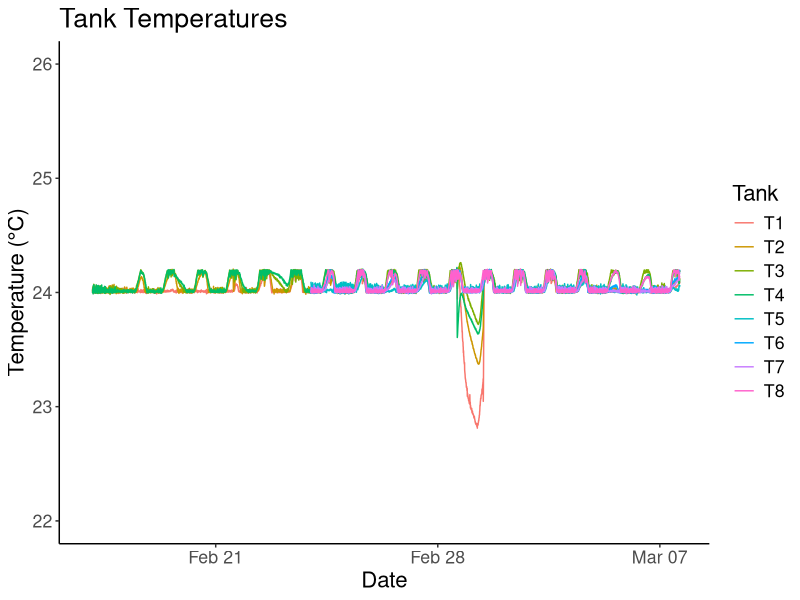
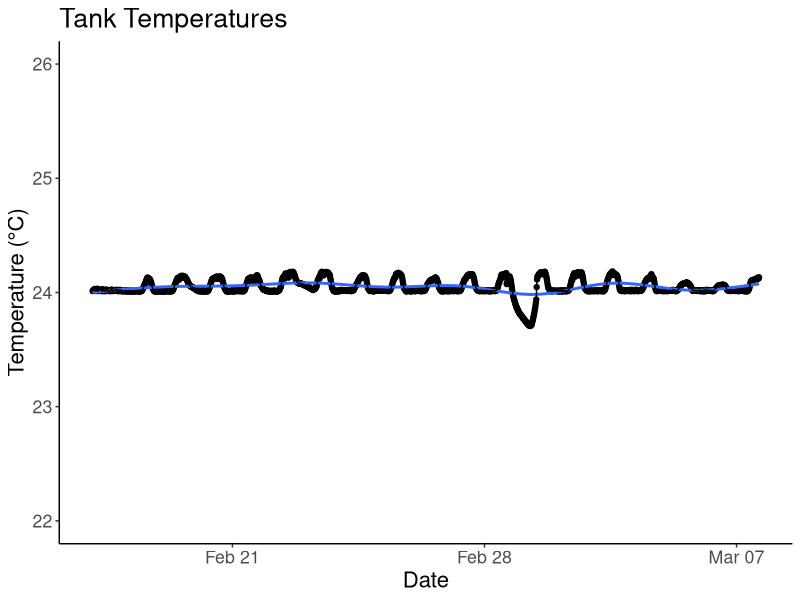
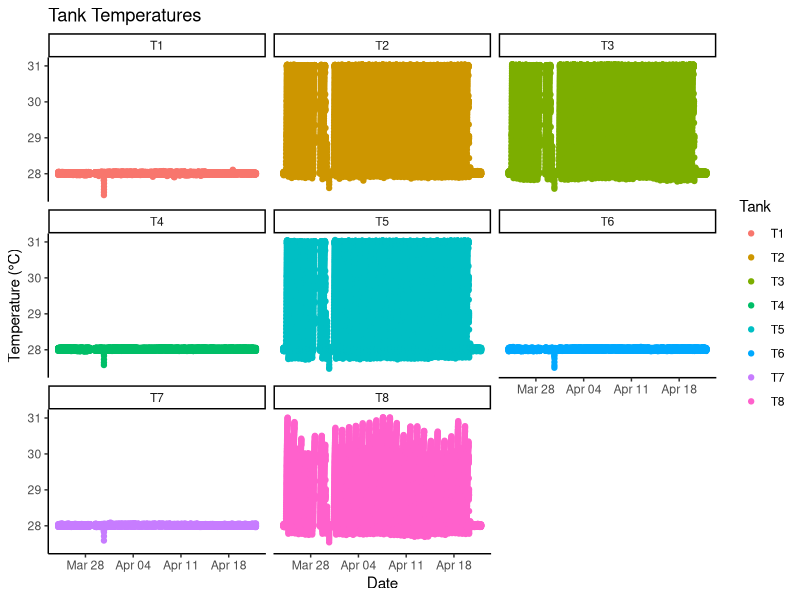
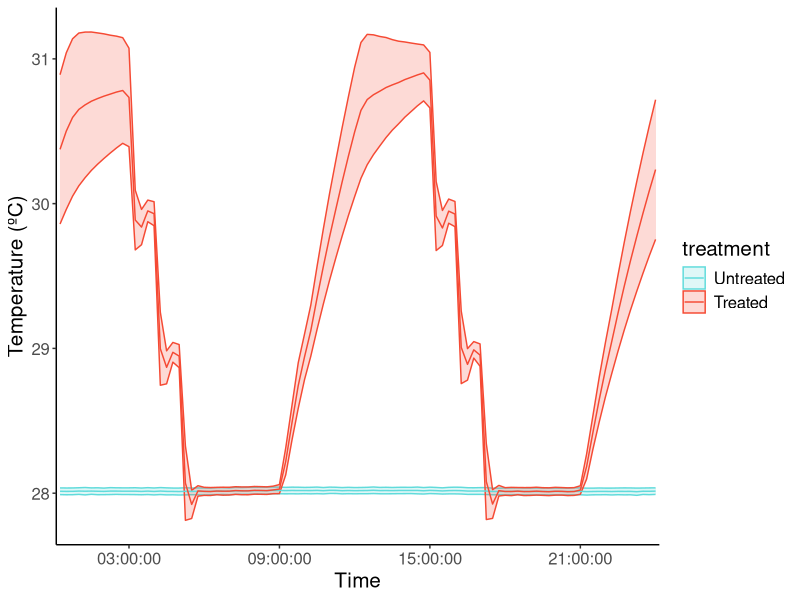
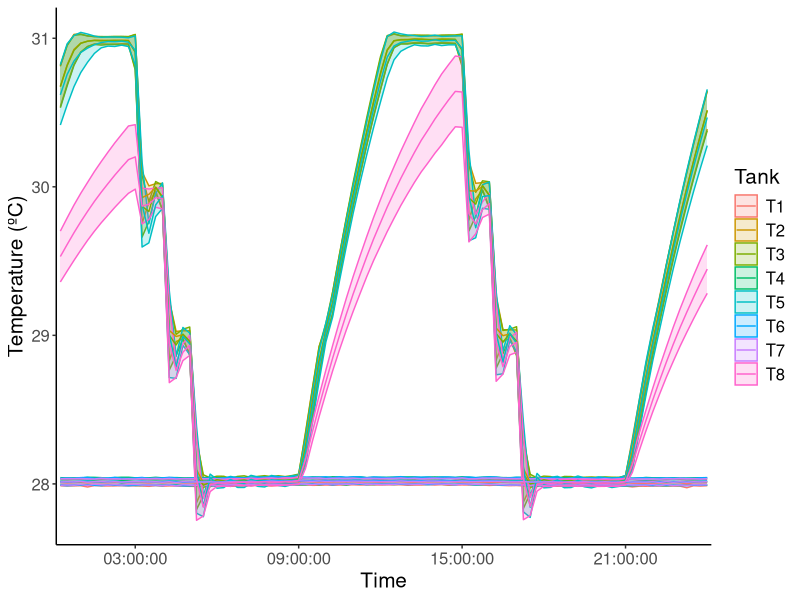
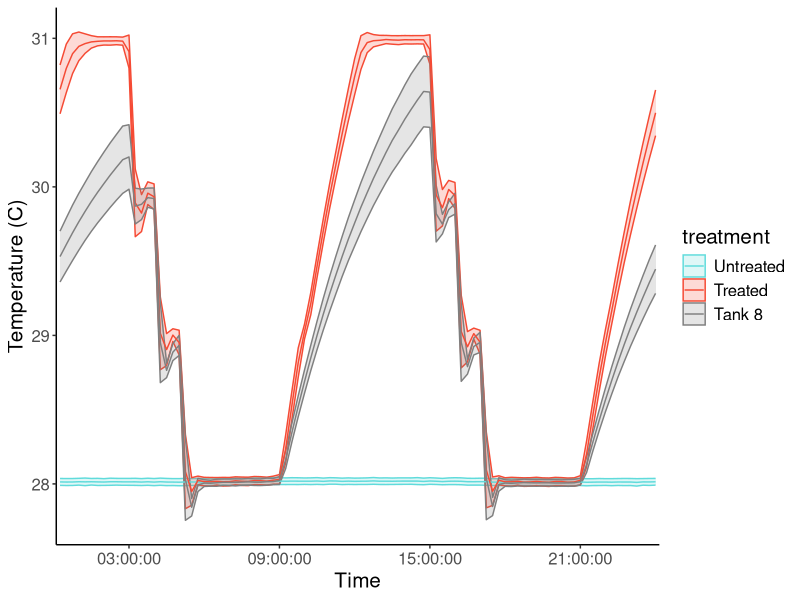
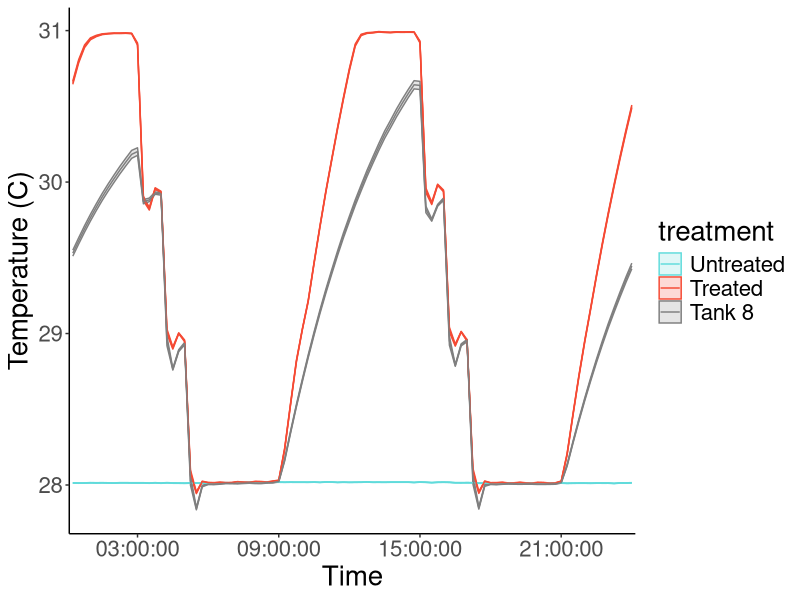
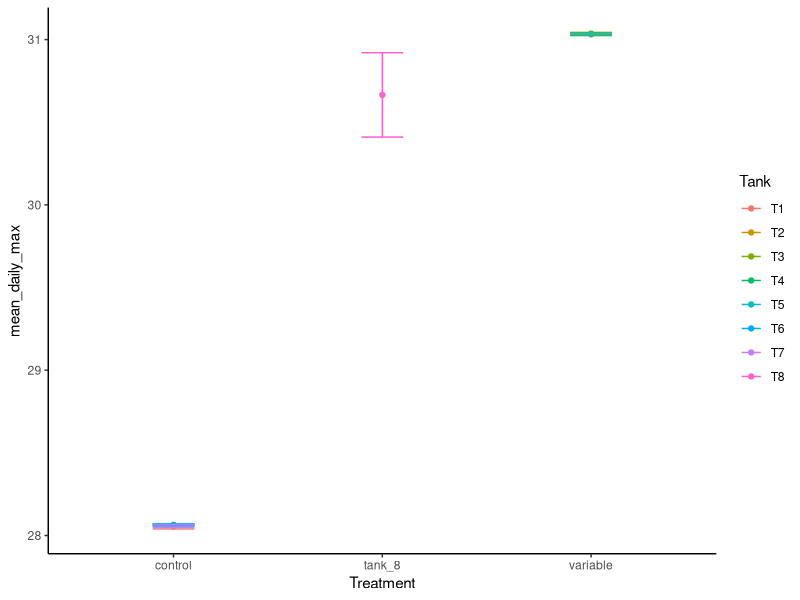

These figures' R source, in order: (Note: this script raises an error after producing the figures.)
## ---- chunk 1
library(tidyverse)
library(plotrix) #for standard error function
library(cowplot)

feb4<- readxl::read_xlsx("Data from LabVIEW/20220204_TemperatureData edited.xlsx", col_types = c("date", "numeric", "numeric", 
        "numeric", "numeric", "numeric", 
        "numeric", "numeric", "numeric", 
        "numeric", "numeric", "numeric", 
        "numeric", "numeric", "numeric", 
        "numeric", "numeric"))
feb23 <- readxl::read_xlsx("Data from LabVIEW/20220223_TemperatureData edited.xlsx")
march7 <- readxl::read_xlsx("Data from LabVIEW/20220307_TemperatureData - Copy.xlsx")
march29 <- readxl::read_xlsx("Data from LabVIEW/20220329_TemperatureData.xlsx")
april15 <- readxl::read_xlsx("Data from LabVIEW/20220415_TemperatureData.xlsx")

april25 <- readxl::read_xlsx("Data from LabVIEW/20220425_TemperatureData (1).xlsx") #had to convert to csv because dates weren't reading in correctly

CBASS <- readxl::read_xlsx("Data from LabVIEW/CBASS_labview.xlsx")

may11 <- readxl::read_xlsx("Data from LabVIEW/20220511_TemperatureData.xlsx")
may20 <- readxl::read_xlsx("Data from LabVIEW/20220520_TemperatureData.xlsx")
june10 <- readxl::read_xlsx("Data from LabVIEW/20220610_TemperatureData - Copy.xlsx")
june24 <- readxl::read_xlsx("Data from LabVIEW/20220624_TemperatureData (1).xlsx")
july6 <- readxl::read_xlsx("Data from LabVIEW/20220706_TemperatureData.xlsx", 
    col_types = c("date", "numeric", "numeric", 
        "numeric", "numeric", "numeric", 
        "numeric", "numeric", "numeric", 
        "numeric", "numeric", "numeric", 
        "numeric", "numeric", "numeric", 
        "numeric", "numeric"))
july8 <- readxl::read_xlsx("Data from LabVIEW/20220708_TemperatureData edited.xlsx")
july20 <- read_csv("Data from LabVIEW/20220720_TemperatureData.csv") #had to convert to csv because dates weren't reading in correctly
  july20$Time <- lubridate::mdy_hms(july20$Time)
## ---- chunk 2
acclimation <- bind_rows(feb4, feb23) 
temptreatment<- bind_rows(march7, march29, april15) #treatment started march 24 and ended april 20
temptreatment %>% filter(Time >= as.Date("2022-03-24") & Time <= as.Date("2022-04-22")) -> temptreatment
#filter out one anomalous data point
  temptreatment %>% 
    filter(T1<23) 
# Set the specific data point to NA
temptreatment[temptreatment$T1 < 22.5, "T1"]= NA
  temptreatment %>% 
    filter(T1<23) #its gone now

CBASS #april 22
recovery <- bind_rows(april15, april25, may11, may20, june10) #recovery started april 23 and ended june 21
  recovery %>% filter(Time >= as.Date("2022-04-23") & Time <= as.Date("2022-06-22")) -> recovery
heatstressassay <- bind_rows(june10, june24, july6, july8, july20) #ramp up started june 21
## ---- chunk 3
#tanks 1-4 had Pclivosa in them since Feb 4, so they were maintained at 24 C. Tanks 5-8 didn't get Acer until Feb 24, so that's why their temps fluctuate before then.
#need to remove tank temps for tanks 5-8 for dates before feb 24 and before feb 17 for tanks 1-4
#ended up doing this manually in Excel

acclimation %>% 
  filter(Time >= as.Date("2022-02-17")) %>% 
  dplyr::select(Time:T8) %>% 
  pivot_longer(T1:T8, names_to="Tank", values_to ="Temp") %>% 
  ggplot(data = .,
       aes(x = Time, y = Temp, color = Tank)) +
  geom_line() + 
  theme_classic() +
  labs(title = "Tank Temperatures",
       y = "Temperature (°C)",
       x = "Date") +
  scale_y_continuous(limits = c(22, 26)) +
  theme(text = element_text(size = 16)) #all font sizes
## ---- chunk 4
#need to clean up this graph,summarize all the tanks together
acclimation$Time <- lubridate::round_date(acclimation$Time, unit = "15 min")

acclimation %>% 
  filter(Time >= as.Date("2022-02-17")) %>% 
  dplyr::select(Time:T8) %>% 
  pivot_longer(T1:T8, names_to="Tank", values_to ="Temp") %>% 
  drop_na(Temp) %>% 
  dplyr::group_by(Time) %>% 
  dplyr::summarise(avg_temp = mean(Temp), se = std.error(Temp)) %>% 
  ggplot(., aes(x=Time, y=avg_temp)) + 
  geom_point() +
  geom_smooth() +
  theme_classic() +
   geom_line() +
  labs(title = "Tank Temperatures",
       y = "Temperature (°C)",
       x = "Date") +
  scale_y_continuous(limits = c(22, 26)) +
  theme(text = element_text(size = 16)) #all font sizes
## ---- chunk 5
#all tanks separated
temptreatment %>% 
  dplyr::select(Time:T8) %>% 
  pivot_longer(T1:T8, names_to="Tank", values_to ="Temp") %>% 
  ggplot(data = .,
       aes(x = Time, y = Temp, color = Tank)) +
  geom_point() + 
  theme_classic() +
  facet_wrap(~Tank) +
  labs(title = "Tank Temperatures",
       y = "Temperature (°C)",
       x = "Date")
#ggsave("temptreatment_28d.pdf", width = 10, height = 6)
## ---- chunk 6
#summary figure of average tank temp during 24-hr period over the 28 days
temptreatment$Time <- lubridate::round_date(temptreatment$Time, unit = "15 min")
temptreatment %>% drop_na() -> temptreatment

temptreatment %>% 
  filter(Time >= "2022-03-24 09:00:00") %>% 
  filter(Time <= "2022-04-20 09:00:00") %>% 
    #remove tissue sampling time points because during those times, you modified the tank temps to all hold at  28 C
  filter(!Time >= "2022-03-30 09:00:00" | !Time <= "2022-03-31 09:00:00") %>% 
  dplyr::select(Time:T8) %>% 
  pivot_longer(T1:T8, names_to="Tank", values_to ="Temp") %>% 
  tidyr::separate(Time, c("Date", "Time"), sep = "\\ ") %>% 
  mutate(treatment = case_when(Tank == "T1" ~ "control",
                               Tank == "T2" ~ "variable",
                               Tank == "T3" ~ "variable",
                               Tank == "T4" ~ "control",
                               Tank == "T5" ~ "variable", 
                               Tank == "T6" ~ "control",
                               Tank == "T7" ~ "control",
                               Tank == "T8" ~ "variable")) %>% 
  dplyr::group_by(Time, treatment) %>% 
  dplyr::summarise(avg_temp = mean(Temp), sd = sd(Temp)) %>% 
  ggplot(., aes(x=Time, y=avg_temp, color = treatment)) + 
  theme_classic() +
  geom_ribbon(aes(fill=treatment, group = treatment, ymin = avg_temp - sd, ymax = avg_temp + sd), alpha = 0.2) +
   geom_line(aes(group = treatment)) +
  scale_x_discrete(breaks = c("03:00:00", "09:00:00", "15:00:00", "21:00:00")) +
  labs(y="Temperature (ºC)") +
  scale_color_manual(labels=c("Untreated", "Treated"), values = c( "#60DBDB", "#F54A34"))+
  scale_fill_manual(labels=c("Untreated", "Treated"), values = c( "#60DBDB", "#F54A34")) +
  theme(text = element_text(size = 15)) 
#ggsave("summarytemptreatment_stdeviation.pdf", width = 10, height = 6)
## ---- chunk 7
temptreatment %>% 
  filter(Time >= "2022-03-24 09:00:00") %>% 
  filter(Time <= "2022-04-20 09:00:00") %>% 
    #remove tissue sampling time points because during those times, you modified the tank temps to all hold at  28 C
  filter(!Time >= "2022-03-30 09:00:00" | !Time <= "2022-03-31 09:00:00") %>% 
  dplyr::select(Time:T8) %>% 
  pivot_longer(T1:T8, names_to="Tank", values_to ="Temp") %>% 
  tidyr::separate(Time, c("Date", "Time"), sep = "\\ ") %>% 
  # mutate(treatment = case_when(Tank == "T1" ~ "control",
  #                              Tank == "T2" ~ "variable",
  #                              Tank == "T3" ~ "variable",
  #                              Tank == "T4" ~ "control",
  #                              Tank == "T5" ~ "variable", 
  #                              Tank == "T6" ~ "control",
  #                              Tank == "T7" ~ "control",
  #                              Tank == "T8" ~ "variable")) %>% 
  dplyr::group_by(Time, Tank) %>% 
  dplyr::summarise(avg_temp = mean(Temp), sd = sd(Temp)) %>% 
  ggplot(., aes(x=Time, y=avg_temp, color = Tank)) + 
  theme_classic() +
  geom_ribbon(aes(fill=Tank, group = Tank, ymin = avg_temp - sd, ymax = avg_temp + sd), alpha = 0.2) +
   geom_line(aes(group = Tank)) +
  scale_x_discrete(breaks = c("03:00:00", "09:00:00", "15:00:00", "21:00:00")) +
  labs(y="Temperature (ºC)") +
 # scale_color_manual(labels=c("Control", "Variable"), values = c( "#60DBDB", "#F54A34"))+
 # scale_fill_manual(labels=c("Control", "Variable"), values = c( "#60DBDB", "#F54A34")) +
  theme(text = element_text(size = 15)) 
#ggsave("summarytemptreatment_alltanks_sd.pdf", width = 10, height = 6)
## ---- chunk 8
temptreatment %>% 
  filter(Time >= "2022-03-24 09:00:00") %>% 
  filter(Time <= "2022-04-20 09:00:00") %>% 
    #remove tissue sampling time points because during those times, you modified the tank temps to all hold at  28 C
  filter(!Time >= "2022-03-30 09:00:00" | !Time <= "2022-03-31 09:00:00") %>% 
  dplyr::select(Time:T8) %>% 
  pivot_longer(T1:T8, names_to="Tank", values_to ="Temp") %>% 
  tidyr::separate(Time, c("Date", "Time"), sep = "\\ ") %>% 
  mutate(treatment = case_when(Tank == "T1" ~ "control",
                               Tank == "T2" ~ "variable",
                               Tank == "T3" ~ "variable",
                               Tank == "T4" ~ "control",
                               Tank == "T5" ~ "variable",
                               Tank == "T6" ~ "control",
                               Tank == "T7" ~ "control")) %>%
  dplyr::group_by(Time, treatment) %>% 
  dplyr::summarise(avg_temp = mean(Temp), sd = sd(Temp)) %>% 
  ggplot(., aes(x=Time, y=avg_temp, color = treatment)) + 
  theme_classic() +
  geom_ribbon(aes(fill=treatment, group = treatment, ymin = avg_temp - sd, ymax = avg_temp + sd), alpha = 0.2) +
   geom_line(aes(group = treatment)) +
  scale_x_discrete(breaks = c("03:00:00", "09:00:00", "15:00:00", "21:00:00")) +
  labs(y="Temperature (C)") +
  scale_color_manual(labels=c("Untreated", "Treated", "Tank 8"), values = c( "#60DBDB", "#F54A34", "grey"))+
  scale_fill_manual(labels=c("Untreated", "Treated", "Tank 8"), values = c( "#60DBDB", "#F54A34", "grey")) +
  theme(text = element_text(size = 15)) 
#ggsave("summarytemptreatment_tank8separate_sd.pdf", width = 10, height = 6)
## ---- chunk 9
#with standard error instead of standard deviation

temptreatment %>% 
  filter(Time >= "2022-03-24 09:00:00") %>% 
  filter(Time <= "2022-04-20 09:00:00") %>% 
    #remove tissue sampling time points because during those times, you modified the tank temps to all hold at  28 C
  filter(!Time >= "2022-03-30 09:00:00" | !Time <= "2022-03-31 09:00:00") %>% 
  dplyr::select(Time:T8) %>% 
  pivot_longer(T1:T8, names_to="Tank", values_to ="Temp") %>% 
  tidyr::separate(Time, c("Date", "Time"), sep = "\\ ") %>% 
  mutate(treatment = case_when(Tank == "T1" ~ "control",
                               Tank == "T2" ~ "variable",
                               Tank == "T3" ~ "variable",
                               Tank == "T4" ~ "control",
                               Tank == "T5" ~ "variable", 
                               Tank == "T6" ~ "control",
                               Tank == "T7" ~ "control")) %>% 
  dplyr::group_by(Time, treatment) %>% 
  dplyr::summarise(avg_temp = mean(Temp), se = std.error(Temp)) %>% 
  ggplot(., aes(x=Time, y=avg_temp, color = treatment)) + 
  theme_classic() +
  geom_ribbon(aes(fill=treatment, group = treatment, ymin = avg_temp - se, ymax = avg_temp + se), alpha = 0.2) +
   geom_line(aes(group = treatment)) +
  scale_x_discrete(breaks = c("03:00:00", "09:00:00", "15:00:00", "21:00:00")) +
  labs(y="Temperature (C)") +
  scale_color_manual(labels=c("Untreated", "Treated", "Tank 8"), values = c( "#60DBDB", "#F54A34", "grey"))+
  scale_fill_manual(labels=c("Untreated", "Treated", "Tank 8"), values = c( "#60DBDB", "#F54A34", "grey")) +
  theme(text = element_text(size = 20)) 
#ggsave("summarytemptreatment_tank8separate_stderr.pdf", width = 10, height = 6)
## ---- chunk 10
temptreatment %>% 
  filter(Time >= "2022-03-24 09:00:00") %>% 
  filter(Time <= "2022-04-20 09:00:00") %>% 
    #remove tissue sampling time points because during those times, you modified the tank temps to all hold at  28 C
  filter(!Time >= "2022-03-30 09:00:00" | !Time <= "2022-03-31 09:00:00") %>% 
  dplyr::select(Time:T8) %>% 
  pivot_longer(T1:T8, names_to="Tank", values_to ="Temp") %>% 
  tidyr::separate(Time, c("Date", "Time"), sep = "\\ ") %>% 
  mutate(Treatment = case_when(Tank == "T1" ~ "control",
                               Tank == "T2" ~ "variable",
                               Tank == "T3" ~ "variable",
                               Tank == "T4" ~ "control",
                               Tank == "T5" ~ "variable", 
                               Tank == "T6" ~ "control",
                               Tank == "T7" ~ "control",
                               Tank == "T8" ~ "tank_8")) %>% 
  mutate(Species = case_when(Tank == "T1" ~ "Pclivosa",
                             Tank == "T2" ~ "Pclivosa",
                               Tank == "T3" ~ "Pclivosa",
                               Tank == "T4" ~ "Pclivosa",
                               Tank == "T5" ~ "Acervicornis", 
                               Tank == "T6" ~ "Acervicornis",
                               Tank == "T7" ~ "Acervicornis",
                               Tank == "T8" ~ "Acervicornis")) %>% 
  group_by(Tank, Date, Treatment, Species) %>% 
  summarise(daily_max = max(Temp), daily_min = min(Temp), daily_range = (max(Temp)-min(Temp))) %>% 
  ungroup() %>% 
  group_by(Tank, Treatment, Species) %>% 
  summarise(mean_daily_max=mean(daily_max),sd_daily_max=sd(daily_max), mean_daily_min=mean(daily_min),sd_daily_min=sd(daily_min),mean_daily_range=mean(daily_max - daily_min), sd_daily_range=sd(daily_max - daily_min)) -> meanmaxminrange_summarytable

meanmaxminrange_summarytable %>% 
  group_by(Treatment) %>% summarise(mean_max=mean(mean_daily_max),sd_max=sd(mean_daily_max), mean_min=mean(mean_daily_min),sd_min=sd(mean_daily_min),mean_range=mean(mean_daily_max - mean_daily_min), sd_daily_range=sd(mean_daily_max - mean_daily_min))

ggplot(meanmaxminrange_summarytable, aes(x=Treatment, y=mean_daily_max, color=Tank)) +
  geom_point() +
  geom_errorbar(aes(ymin = mean_daily_max - sd_daily_max, ymax = mean_daily_max + sd_daily_max), width = 0.2) +
  theme_classic()

ggplot(meanmaxminrange_summarytable, aes(x=Treatment, y=mean_daily_min, color=Tank)) +
  geom_point() +
  geom_errorbar(aes(ymin = mean_daily_min - sd_daily_min, ymax = mean_daily_min + sd_daily_min), width = 0.2) +
  theme_classic()

ggplot(meanmaxminrange_summarytable, aes(x=Treatment, y=mean_daily_range, color=Tank)) +
  geom_point() +
  geom_errorbar(aes(ymin = mean_daily_range - sd_daily_range, ymax = mean_daily_range + sd_daily_range), width = 0.2) +
  theme_classic()
## ---- chunk 11
p1=temptreatment %>% 
  filter(Time >= "2022-03-24 09:00:00") %>% 
  filter(Time <= "2022-04-20 09:00:00") %>% 
    #remove tissue sampling time points because during those times, you modified the tank temps to all hold at  28 C
  filter(!Time >= "2022-03-30 09:00:00" | !Time <= "2022-03-31 09:00:00") %>% 
  dplyr::select(Time:T8) %>% 
  pivot_longer(T1:T8, names_to="Tank", values_to ="Temp") %>% 
  tidyr::separate(Time, c("Date", "Time"), sep = "\\ ") %>% 
  mutate(Treatment = case_when(Tank == "T1" ~ "Untreated",
                               Tank == "T2" ~ "Treated",
                               Tank == "T3" ~ "Treated",
                               Tank == "T4" ~ "Untreated",
                               Tank == "T5" ~ "Treated", 
                               Tank == "T6" ~ "Untreated",
                               Tank == "T7" ~ "Untreated",
                               Tank == "T8" ~ "Tank 8")) %>% 
  mutate(Species = case_when(Tank == "T1" ~ "Pclivosa",
                             Tank == "T2" ~ "Pclivosa",
                               Tank == "T3" ~ "Pclivosa",
                               Tank == "T4" ~ "Pclivosa",
                               Tank == "T5" ~ "Acervicornis", 
                               Tank == "T6" ~ "Acervicornis",
                               Tank == "T7" ~ "Acervicornis",
                               Tank == "T8" ~ "Acervicornis")) %>% 
  group_by(Tank, Date, Treatment, Species) %>% 
  summarise(daily_max = max(Temp), daily_min = min(Temp), daily_range = (max(Temp)-min(Temp))) %>% 
  ggplot(., aes(x=Treatment, y=daily_max, color=Tank)) +
  geom_boxplot() + 
  theme_classic() +
  labs(y="Daily Maximum Temperature (ºC)") + 
  theme(legend.position = "none") +
  theme(text = element_text(size = 15)) 

p2=temptreatment %>% 
  filter(Time >= "2022-03-24 09:00:00") %>% 
  filter(Time <= "2022-04-20 09:00:00") %>% 
    #remove tissue sampling time points because during those times, you modified the tank temps to all hold at  28 C
  filter(!Time >= "2022-03-30 09:00:00" | !Time <= "2022-03-31 09:00:00") %>% 
  dplyr::select(Time:T8) %>% 
  pivot_longer(T1:T8, names_to="Tank", values_to ="Temp") %>% 
  tidyr::separate(Time, c("Date", "Time"), sep = "\\ ") %>% 
  mutate(Treatment = case_when(Tank == "T1" ~ "Untreated",
                               Tank == "T2" ~ "Treated",
                               Tank == "T3" ~ "Treated",
                               Tank == "T4" ~ "Untreated",
                               Tank == "T5" ~ "Treated", 
                               Tank == "T6" ~ "Untreated",
                               Tank == "T7" ~ "Untreated",
                               Tank == "T8" ~ "Tank 8")) %>% 
  mutate(Species = case_when(Tank == "T1" ~ "Pclivosa",
                             Tank == "T2" ~ "Pclivosa",
                               Tank == "T3" ~ "Pclivosa",
                               Tank == "T4" ~ "Pclivosa",
                               Tank == "T5" ~ "Acervicornis", 
                               Tank == "T6" ~ "Acervicornis",
                               Tank == "T7" ~ "Acervicornis",
                               Tank == "T8" ~ "Acervicornis")) %>% 
  group_by(Tank, Date, Treatment, Species) %>% 
  summarise(daily_max = max(Temp), daily_min = min(Temp), daily_range = (max(Temp)-min(Temp))) %>% 
  ggplot(., aes(x=Treatment, y=daily_min, color=Tank)) +
  geom_boxplot() + 
  theme_classic() +
  labs(y="Daily Minimum Temperature (ºC)") + 
  ylim(27,28.5) + 
  theme(legend.position = "none") +
  theme(text = element_text(size = 15)) 

p3=temptreatment %>% 
  filter(Time >= "2022-03-24 09:00:00") %>% 
  filter(Time <= "2022-04-20 09:00:00") %>% 
    #remove tissue sampling time points because during those times, you modified the tank temps to all hold at  28 C
  filter(!Time >= "2022-03-30 09:00:00" | !Time <= "2022-03-31 09:00:00") %>% 
  dplyr::select(Time:T8) %>% 
  pivot_longer(T1:T8, names_to="Tank", values_to ="Temp") %>% 
  tidyr::separate(Time, c("Date", "Time"), sep = "\\ ") %>% 
  mutate(Treatment = case_when(Tank == "T1" ~ "Untreated",
                               Tank == "T2" ~ "Treated",
                               Tank == "T3" ~ "Treated",
                               Tank == "T4" ~ "Untreated",
                               Tank == "T5" ~ "Treated", 
                               Tank == "T6" ~ "Untreated",
                               Tank == "T7" ~ "Untreated",
                               Tank == "T8" ~ "Tank 8")) %>% 
  mutate(Species = case_when(Tank == "T1" ~ "Pclivosa",
                             Tank == "T2" ~ "Pclivosa",
                               Tank == "T3" ~ "Pclivosa",
                               Tank == "T4" ~ "Pclivosa",
                               Tank == "T5" ~ "Acervicornis", 
                               Tank == "T6" ~ "Acervicornis",
                               Tank == "T7" ~ "Acervicornis",
                               Tank == "T8" ~ "Acervicornis")) %>% 
  group_by(Tank, Date, Treatment, Species) %>% 
  summarise(daily_max = max(Temp), daily_min = min(Temp), daily_range = (max(Temp)-min(Temp))) %>% 
  ggplot(., aes(x=Treatment, y=daily_range, color=Tank)) +
  geom_boxplot() + 
  theme_classic() +
  labs(y="Daily Range of Temperature (ºC)") +
  theme(text = element_text(size = 15)) 

plot_grid(p1, p2, p3, nrow = 1, align = 'v', rel_widths = c(1, 1, 1))
#ggsave("combined_maxminrange.pdf", width = 15, height = 5)
## ---- chunk 12
maxminrange_summarytable <- temptreatment %>% 
  filter(Time >= "2022-03-24 09:00:00") %>% 
  filter(Time <= "2022-04-20 09:00:00") %>% 
    #remove tissue sampling time points because during those times, you modified the tank temps to all hold at  28 C
  filter(!Time >= "2022-03-30 09:00:00" | !Time <= "2022-03-31 09:00:00") %>% 
  dplyr::select(Time:T8) %>% 
  pivot_longer(T1:T8, names_to="Tank", values_to ="Temp") %>% 
  tidyr::separate(Time, c("Date", "Time"), sep = "\\ ") %>% 
  mutate(Treatment = case_when(Tank == "T1" ~ "control",
                               Tank == "T2" ~ "variable",
                               Tank == "T3" ~ "variable",
                               Tank == "T4" ~ "control",
                               Tank == "T5" ~ "variable", 
                               Tank == "T6" ~ "control",
                               Tank == "T7" ~ "control",
                               Tank == "T8" ~ "tank_8")) %>% 
  mutate(Species = case_when(Tank == "T1" ~ "Pclivosa",
                             Tank == "T2" ~ "Pclivosa",
                               Tank == "T3" ~ "Pclivosa",
                               Tank == "T4" ~ "Pclivosa",
                               Tank == "T5" ~ "Acervicornis", 
                               Tank == "T6" ~ "Acervicornis",
                               Tank == "T7" ~ "Acervicornis",
                               Tank == "T8" ~ "Acervicornis")) %>% 
  group_by(Tank, Date, Treatment, Species) %>% 
  summarise(daily_max = max(Temp), daily_min = min(Temp), daily_range = (max(Temp)-min(Temp))) %>% 
  ungroup()

str(maxminrange_summarytable)

maxminrange_summarytable <- maxminrange_summarytable %>% 
  mutate(across(c(Tank,Date,Treatment,Species), as.factor))
## ---- chunk 13
maxminrange_summarytable %>% 
  aov(daily_max ~ Tank, data = .) -> model1

summary(model1)
#tank is significant

qqnorm(residuals(model1)) 
qqline(residuals(model1)) # not normal

#Non parametric test
maxminrange_summarytable %>% 
  kruskal_test(., daily_max ~ Tank) #significant

dunn.test(maxminrange_summarytable$daily_max, maxminrange_summarytable$Tank, method = "bonferroni")
# tank 5 (True treatment tank) is significantly different from all tanks

#dunn's test assumption is that distribution of groups is similar
ggqqplot(maxminrange_summarytable, "daily_max", facet.by = "Tank")
## ---- chunk 14
maxminrange_summarytable %>% 
  aov(daily_min ~ Tank, data = .) -> model2

summary(model2)
#tank is significant

qqnorm(residuals(model2)) 
qqline(residuals(model2)) # not normal

#Non parametric test
maxminrange_summarytable %>% 
  kruskal_test(., daily_min ~ Tank) #significant

dunn.test(maxminrange_summarytable$daily_min, maxminrange_summarytable$Tank, method = "bonferroni")
# tank 5 (True treatment tank) is significantly different from all tanks

#dunn's test assumption is that distribution of groups is similar
ggqqplot(maxminrange_summarytable, "daily_min", facet.by = "Tank")
## ---- chunk 15
maxminrange_summarytable %>% 
  aov(daily_range ~ Tank, data = .) -> model3

summary(model3)
#tank is significant

qqnorm(residuals(model3)) 
qqline(residuals(model3)) # not normal

#Non parametric test
maxminrange_summarytable %>% 
  kruskal_test(., daily_range ~ Tank) #significant

dunn.test(maxminrange_summarytable$daily_range, maxminrange_summarytable$Tank, method = "bonferroni")
# tank 5 (True treatment tank) is significantly different from all tanks

#dunn's test assumption is that distribution of groups is similar
ggqqplot(maxminrange_summarytable, "daily_range", facet.by = "Tank")
## ---- chunk 16
CBASS %>% 
  dplyr::select(Time:`8`) %>% 
  pivot_longer(`1`:`8`, names_to="Tank", values_to ="Temp") %>% 
  ggplot(data = .,
       aes(x = Time, y = Temp, color = Tank)) +
  geom_point() + 
  theme_classic() +
  facet_wrap(~Tank) +
  labs(title = "Tank Temperatures",
       y = "Temperature (°C)",
       x = "Date")
## ---- chunk 17
CBASS %>% 
  dplyr::select(Time:`8`) %>% 
  pivot_longer(`1`:`8`, names_to="Tank", values_to ="Temp") %>% 
  ggplot(data = .,
       aes(x = Time, y = Temp, color = Tank)) +
  geom_line() + 
  theme_classic() +
  labs(title = "Tank Temperatures",
       y = "Temperature (°C)",
       x = "Hour") +
  theme(text = element_text(size = 20)) 
#ggsave("CBASStemps.pdf", width = 10)
## ---- chunk 18
recovery %>% 
  dplyr::select(Time:T8) %>% 
  pivot_longer(T1:T8, names_to="Tank", values_to ="Temp") %>% 
  ggplot(data = .,
       aes(x = Time, y = Temp, color = Tank)) +
  geom_point() + 
  theme_classic() +
  facet_wrap(~Tank) +
  labs(title = "Tank Temperatures",
       y = "Temperature (°C)",
       x = "Date")

#not all of these tanks were used for recovery, check metadata sheet to confirm which tanks we got rid of
## ---- chunk 19
recovery %>% 
  dplyr::select(Time, T3, T4, T6, T7, T8) %>% 
  pivot_longer(T3:T8, names_to="Tank", values_to ="Temp") %>% 
  ggplot(data = .,
       aes(x = Time, y = Temp, color = Tank)) +
  geom_line() + 
  theme_classic() +
  labs(title = "Tank Temperatures",
       y = "Temperature (°C)",
       x = "Date") +
  theme(text = element_text(size = 15)) 
## ---- chunk 20
#need to clean up this graph,summarize all the tanks together
recovery$Time <- lubridate::round_date(recovery$Time, unit = "15 min")

recovery %>% 
  dplyr::filter(Time <= as.Date("2022-06-21")) %>% 
  dplyr::select(Time, T3, T4, T6, T7, T8)  %>% 
  dplyr::select(Time:T8) %>% 
  pivot_longer(T3:T8, names_to="Tank", values_to ="Temp") %>% 
  drop_na(Temp) %>% 
  dplyr::group_by(Time) %>% 
  dplyr::summarise(avg_temp = mean(Temp), se = std.error(Temp)) %>% 
  ggplot(., aes(x=Time, y=avg_temp)) + 
  geom_point() +
  geom_smooth() +
  theme_classic() +
  labs(title = "Tank Temperatures",
       y = "Temperature (°C)",
       x = "Date") +
  scale_y_continuous(limits = c(27, 29)) +
  theme(text = element_text(size = 16)) #all font sizes
## ---- chunk 21
heatstressassay %>% 
  dplyr::select(Time:T8) %>% 
  pivot_longer(T1:T8, names_to="Tank", values_to ="Temp") %>% 
  ggplot(data = .,
       aes(x = Time, y = Temp, color = Tank)) +
  geom_point() + 
  theme_classic() +
  facet_wrap(~Tank) +
  labs(title = "Tank Temperatures",
       y = "Temperature (°C)",
       x = "Date")

heatstressassay %>% 
  arrange(desc(Time)) #high temp in tank 4 goes until the very end, july 22. when do i call the "End of experiment"?

#was it just tanks 3, 4, and 8 that we used as the heat stress assay tanks? What was happening in tank 1?
## ---- chunk 22
heatstressassay$Time <- lubridate::round_date(heatstressassay$Time, unit = "15 min")

# need to figure out troublesome time points for each tank
heatstressassay %>% 
  dplyr::select(Time, T3, T4, T7, T8) %>% 
  pivot_longer(T3:T8, names_to="Tank", values_to ="Temp") %>% 
  filter(!(Time > "2022-06-25 00:00:00" & Temp < 28 & Tank != "T7")) %>% 
  filter(Time <= as.Date("2022-07-15")) %>% 
   mutate(Treatment = case_when(Tank == "T3" ~ "heatstress",
                               Tank == "T4" ~ "heatstress",
                               Tank == "T7" ~ "ambient",
                               Tank == "T8" ~ "heatstress")) %>% 
  group_by(Time, Treatment) %>% 
  summarise(mean_temp = mean(Temp), se = std.error(Temp)) %>% 
  ggplot(data = .,
       aes(x = Time, y = mean_temp, color = Treatment)) +
  geom_point() + 
  theme_classic() +
  labs(title = "Tank Temperatures",
       y = "Temperature (°C)",
       x = "Date") +
  theme(text = element_text(size = 15)) +
  geom_ribbon(aes(fill=Treatment, group = Treatment, ymin = mean_temp - se, ymax = mean_temp + se), alpha = 0.2) +
  scale_color_manual(labels=c("Ambient", "Heat stress"), values = c( "#60DBDB", "#F54A34"))+
  scale_fill_manual(labels=c("Ambient", "Heat stress"), values = c( "#60DBDB", "#F54A34"))
ggsave("slowburnheatstress.pdf", width = 10, height = 6)
